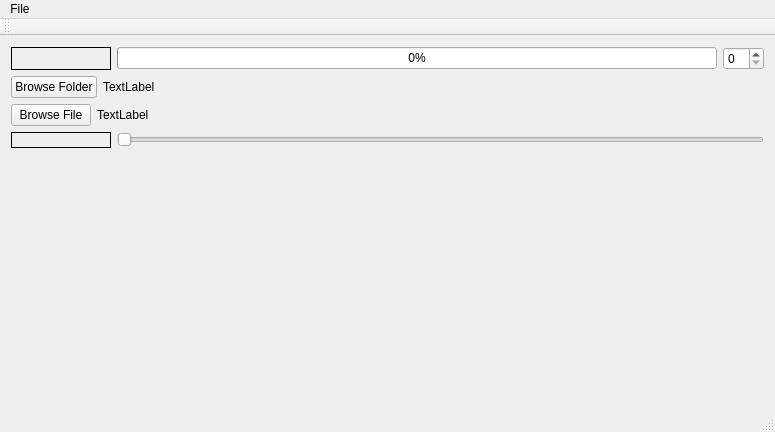
<?xml version="1.0" encoding="UTF-8"?>
<ui version="4.0">
 <class>MainWindow</class>
 <widget class="QMainWindow" name="MainWindow">
  <property name="geometry">
   <rect>
    <x>0</x>
    <y>0</y>
    <width>775</width>
    <height>432</height>
   </rect>
  </property>
  <property name="windowTitle">
   <string>MainWindow</string>
  </property>
  <widget class="QWidget" name="centralWidget">
   <layout class="QHBoxLayout" name="horizontalLayout_3">
    <item>
     <layout class="QHBoxLayout" name="horizontalLayout">
      <item>
       <layout class="QVBoxLayout" name="verticalLayout">
        <item>
         <layout class="QHBoxLayout" name="horizontalLayout_2">
          <item>
           <widget class="QLabel" name="label">
            <property name="minimumSize">
             <size>
              <width>100</width>
              <height>0</height>
             </size>
            </property>
            <property name="frameShape">
             <enum>QFrame::Panel</enum>
            </property>
            <property name="text">
             <string/>
            </property>
           </widget>
          </item>
          <item>
           <widget class="QProgressBar" name="progressBar">
            <property name="value">
             <number>0</number>
            </property>
           </widget>
          </item>
          <item>
           <widget class="QSpinBox" name="spinBox"/>
          </item>
         </layout>
        </item>
        <item>
         <layout class="QFormLayout" name="formLayout">
          <item row="0" column="0">
           <widget class="QPushButton" name="pushButton_browseFolder">
            <property name="text">
             <string>Browse Folder</string>
            </property>
           </widget>
          </item>
          <item row="0" column="1">
           <widget class="QLabel" name="label_folderName">
            <property name="text">
             <string>TextLabel</string>
            </property>
           </widget>
          </item>
         </layout>
        </item>
        <item>
         <layout class="QFormLayout" name="formLayout_2">
          <item row="0" column="0">
           <widget class="QPushButton" name="pushButton_browseFile">
            <property name="text">
             <string>Browse File</string>
            </property>
           </widget>
          </item>
          <item row="0" column="1">
           <widget class="QLabel" name="label_fileName">
            <property name="text">
             <string>TextLabel</string>
            </property>
           </widget>
          </item>
         </layout>
        </item>
        <item>
         <layout class="QFormLayout" name="formLayout_3">
          <item row="0" column="0">
           <widget class="QLabel" name="label_slider">
            <property name="minimumSize">
             <size>
              <width>100</width>
              <height>0</height>
             </size>
            </property>
            <property name="frameShape">
             <enum>QFrame::Panel</enum>
            </property>
            <property name="text">
             <string/>
            </property>
           </widget>
          </item>
          <item row="0" column="1">
           <widget class="QSlider" name="horizontalSlider">
            <property name="orientation">
             <enum>Qt::Horizontal</enum>
            </property>
           </widget>
          </item>
         </layout>
        </item>
        <item>
         <spacer name="verticalSpacer">
          <property name="orientation">
           <enum>Qt::Vertical</enum>
          </property>
          <property name="sizeHint" stdset="0">
           <size>
            <width>20</width>
            <height>40</height>
           </size>
          </property>
         </spacer>
        </item>
       </layout>
      </item>
     </layout>
    </item>
   </layout>
  </widget>
  <widget class="QMenuBar" name="menuBar">
   <property name="geometry">
    <rect>
     <x>0</x>
     <y>0</y>
     <width>775</width>
     <height>22</height>
    </rect>
   </property>
   <widget class="QMenu" name="menuFile">
    <property name="title">
     <string>File</string>
    </property>
    <addaction name="actionAbout"/>
    <addaction name="separator"/>
    <addaction name="actionExit"/>
   </widget>
   <addaction name="menuFile"/>
  </widget>
  <widget class="QToolBar" name="mainToolBar">
   <attribute name="toolBarArea">
    <enum>TopToolBarArea</enum>
   </attribute>
   <attribute name="toolBarBreak">
    <bool>false</bool>
   </attribute>
  </widget>
  <widget class="QStatusBar" name="statusBar"/>
  <action name="actionAbout">
   <property name="text">
    <string>About</string>
   </property>
  </action>
  <action name="actionExit">
   <property name="text">
    <string>Exit</string>
   </property>
  </action>
 </widget>
 <layoutdefault spacing="6" margin="11"/>
 <resources/>
 <connections>
  <connection>
   <sender>actionExit</sender>
   <signal>triggered()</signal>
   <receiver>MainWindow</receiver>
   <slot>close()</slot>
   <hints>
    <hint type="sourcelabel">
     <x>-1</x>
     <y>-1</y>
    </hint>
    <hint type="destinationlabel">
     <x>387</x>
     <y>215</y>
    </hint>
   </hints>
  </connection>
  <connection>
   <sender>spinBox</sender>
   <signal>valueChanged(int)</signal>
   <receiver>label</receiver>
   <slot>setNum(int)</slot>
   <hints>
    <hint type="sourcelabel">
     <x>726</x>
     <y>60</y>
    </hint>
    <hint type="destinationlabel">
     <x>54</x>
     <y>64</y>
    </hint>
   </hints>
  </connection>
  <connection>
   <sender>spinBox</sender>
   <signal>valueChanged(int)</signal>
   <receiver>progressBar</receiver>
   <slot>setValue(int)</slot>
   <hints>
    <hint type="sourcelabel">
     <x>733</x>
     <y>66</y>
    </hint>
    <hint type="destinationlabel">
     <x>657</x>
     <y>73</y>
    </hint>
   </hints>
  </connection>
  <connection>
   <sender>horizontalSlider</sender>
   <signal>sliderMoved(int)</signal>
   <receiver>label_slider</receiver>
   <slot>setNum(int)</slot>
   <hints>
    <hint type="sourcelabel">
     <x>134</x>
     <y>161</y>
    </hint>
    <hint type="destinationlabel">
     <x>44</x>
     <y>165</y>
    </hint>
   </hints>
  </connection>
 </connections>
</ui>
